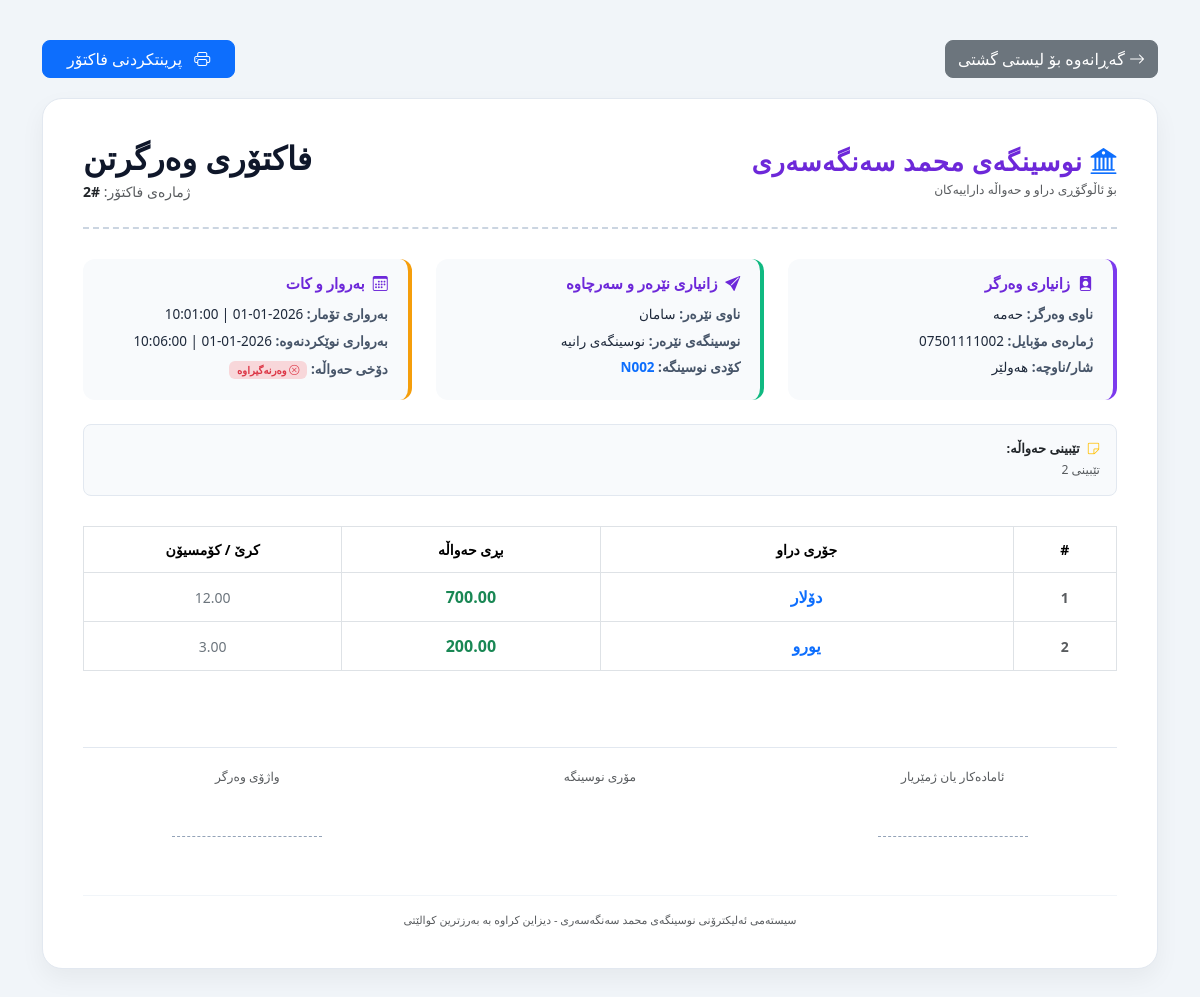
The page /invoice.php?id=2 (signed in) on the database its author committed.
### tables this page shows
CREATE TABLE `wargrtn` (
  `WargrtnID` int(11) NOT NULL,
  `NusengaID` int(11) NOT NULL,
  `NawyWergr` varchar(100) DEFAULT NULL,
  `PhoneNo` varchar(20) DEFAULT NULL,
  `NawyNerar` varchar(100) DEFAULT NULL,
  `Note` varchar(500) DEFAULT NULL,
  `BarwarA` date DEFAULT NULL,
  `TimeA` time DEFAULT NULL,
  `BarwarB` date DEFAULT NULL,
  `TimeB` time DEFAULT NULL,
  `SharID` int(11) DEFAULT NULL,
  `IsReceived` tinyint(1) NOT NULL DEFAULT 0
);

CREATE TABLE `shar` (
  `SharID` int(11) NOT NULL,
  `SharName` varchar(100) NOT NULL
);

CREATE TABLE `nusenga` (
  `NusengaID` int(11) NOT NULL,
  `Code` varchar(50) DEFAULT NULL,
  `Naw` varchar(100) NOT NULL,
  `PhoneNo` varchar(20) DEFAULT NULL,
  `Address` varchar(255) DEFAULT NULL
);

CREATE TABLE `wargrtndetails` (
  `DetailID` int(11) NOT NULL,
  `WargrtnID` int(11) NOT NULL,
  `CurrencyID` int(11) NOT NULL,
  `Amount` decimal(18,2) DEFAULT 0.00,
  `Commission` decimal(18,2) DEFAULT 0.00
);

CREATE TABLE `currency` (
  `CurrencyID` int(11) NOT NULL,
  `CurrencyName` varchar(50) NOT NULL
);

### invoice.php (the view, shortened to what this page needs)
<?php
include 'config/db.php';
$id = intval($_GET['id']);
$sql = "SELECT w.*, s.SharName, n.Naw AS NusengaName, n.Code AS NusengaCode
        FROM Wargrtn w
        LEFT JOIN Shar s ON w.SharID=s.SharID
        LEFT JOIN Nusenga n ON w.NusengaID=n.NusengaID
        WHERE w.WargrtnID = ?";
$stmt = mysqli_prepare($conn, $sql);
mysqli_stmt_bind_param($stmt, "i", $id);
mysqli_stmt_execute($stmt);
$invoice = mysqli_fetch_assoc(mysqli_stmt_get_result($stmt));
$sql_details = "SELECT wd.*, c.CurrencyName
                FROM WargrtnDetails wd
                LEFT JOIN Currency c ON wd.CurrencyID = c.CurrencyID
                WHERE wd.WargrtnID = ?";
$stmt_details = mysqli_prepare($conn, $sql_details);
mysqli_stmt_bind_param($stmt_details, "i", $id);
mysqli_stmt_execute($stmt_details);
$details = mysqli_stmt_get_result($stmt_details);
?>
<!DOCTYPE html>
<html lang="ku" dir="rtl">
<head>
    <link href="https://cdn.jsdelivr.net/npm/bootstrap@5.3.3/dist/css/bootstrap.rtl.min.css" rel="stylesheet">
    <link href="https://cdn.jsdelivr.net/npm/bootstrap-icons@1.11.3/font/bootstrap-icons.css" rel="stylesheet">
</head>
<body>
<div class="container">
    <div class="row no-print-zone">
        <div class="col-12 d-flex justify-content-between">
            <a href="wargrtn.php" class="btn btn-secondary rounded-3"><i class="bi bi-arrow-right"></i> گەڕانەوە بۆ لیستی گشتی</a>
            <button onclick="window.print();" class="btn btn-primary rounded-3 px-4"><i class="bi bi-printer me-2"></i> پرینتکردنی فاکتۆر</button>
        </div>
    </div>
    <div class="invoice-card">
        <div class="invoice-header">
            <div class="row align-items-center">
                <div class="col-md-6 text-center text-md-start mb-3 mb-md-0">
                    <div class="company-logo"><i class="bi bi-bank2 text-primary me-2"></i>نوسینگەی محمد سەنگەسەری</div>
                    <p class="text-muted small mb-0">بۆ ئاڵوگۆڕی دراو و حەواڵە داراییەکان</p>
                </div>
                <div class="col-md-6 text-center text-md-end">
                    <h1 class="invoice-title mb-1">فاکتۆری وەرگرتن</h1>
                    <div class="text-muted">ژمارەی فاکتۆر: <span class="fw-bold text-dark">#<?= $invoice['WargrtnID'] ?></span></div>
                </div>
            </div>
        </div>
        <div class="row g-4">
            <div class="col-md-4">
                <div class="info-box">
                    <h6><i class="bi bi-person-badge-fill me-1"></i> زانیاری وەرگر</h6>
                    <div class="info-item"><strong>ناوی وەرگر:</strong> <?= htmlspecialchars($invoice['NawyWergr']) ?></div>
                    <div class="info-item"><strong>ژمارەی مۆبایل:</strong> <span dir="ltr"><?= htmlspecialchars($invoice['PhoneNo'] ?: '---') ?></span></div>
                    <div class="info-item"><strong>شار/ناوچە:</strong> <?= htmlspecialchars($invoice['SharName'] ?: '---') ?></div>
                </div>
            </div>
            <div class="col-md-4">
                <div class="info-box" style="border-right-color: #10b981;">
                    <h6><i class="bi bi-send-fill me-1"></i> زانیاری نێرەر و سەرچاوە</h6>
                    <div class="info-item"><strong>ناوی نێرەر:</strong> <?= htmlspecialchars($invoice['NawyNerar'] ?: '---') ?></div>
                    <div class="info-item"><strong>نوسینگەی نێرەر:</strong> <?= htmlspecialchars($invoice['NusengaName'] ?: '---') ?></div>
                    <div class="info-item"><strong>کۆدی نوسینگە:</strong> <span class="text-primary fw-bold"><?= htmlspecialchars($invoice['NusengaCode'] ?: '---') ?></span></div>
                </div>
            </div>
            <div class="col-md-4">
                <div class="info-box" style="border-right-color: #f59e0b;">
                    <h6><i class="bi bi-calendar3 me-1"></i> بەروار و کات</h6>
                    <div class="info-item"><strong>بەرواری تۆمار:</strong> <?= htmlspecialchars($invoice['BarwarA']) ?> | <?= htmlspecialchars($invoice['TimeA']) ?></div>
                    <div class="info-item"><strong>بەرواری نوێکردنەوە:</strong> <?= htmlspecialchars($invoice['BarwarB']) ?> | <?= htmlspecialchars($invoice['TimeB']) ?></div>
                    <div class="info-item mt-2">
                        <strong>دۆخی حەواڵە:</strong>
                        <?php if($invoice['IsReceived'] == 1) { ?>
                            <span class="badge bg-success-subtle text-success p-1 px-2 rounded-2 small"><i class="bi bi-check-circle"></i> وەرگیراوە</span>
                        <?php } else { ?>
                            <span class="badge bg-danger-subtle text-danger p-1 px-2 rounded-2 small"><i class="bi bi-x-circle"></i> وەرنەگیراوە</span>
                        <?php } ?>
                    </div>
                </div>
            </div>
        </div>
        <?php if(!empty($invoice['Note'])) { ?>
            <div class="alert alert-secondary mt-4 mb-0 rounded-3" role="alert" style="background-color: #f8fafc; border-color: #e2e8f0;">
                <h6 class="fw-bold text-dark mb-1" style="font-size: 13px;"><i class="bi bi-sticky me-1 text-warning"></i> تێبینی حەواڵە:</h6>
                <p class="mb-0 text-muted small"><?= htmlspecialchars($invoice['Note']) ?></p>
            </div>
        <?php } ?>
        <div class="table-responsive table-invoice">
            <table class="table table-bordered text-center align-middle">
                <thead>
                    <tr>
                        <th style="width: 10%;">#</th>
                        <th style="width: 40%;">جۆری دراو</th>
                        <th style="width: 25%;">بڕی حەواڵە</th>
                        <th style="width: 25%;">کرێ / کۆمسیۆن</th>
                    </tr>
                </thead>
                <tbody>
                    <?php
                    $count = 1;
                    if(mysqli_num_rows($details) > 0) {
                        while($d = mysqli_fetch_assoc($details)){
                    ?>
                        <tr>
                            <td class="fw-bold text-muted"><?= $count++ ?></td>
                            <td class="fw-bold text-primary fs-6"><?= htmlspecialchars($d['CurrencyName']) ?></td>
                            <td class="fw-bold text-success fs-6"><?= number_format($d['Amount'], 2) ?></td>
                            <td class="text-secondary"><?= number_format($d['Commission'], 2) ?></td>
                        </tr>
                        <?php } ?>
                    <?php } else { ?>
                        <tr>
                            <td colspan="4" class="text-muted py-3">هیچ زانیارییەکی پارە و دراو بۆ ئەم حەواڵەیە تۆمار نەکراوە.</td>
                        </tr>
                    <?php } ?>
                </tbody>
            </table>
        </div>
        <div class="signature-section">
            <div class="row text-center">
                <div class="col-6 col-md-4">
                    <p class="text-muted small mb-1">ئامادەکار یان ژمێریار</p>
                    <div class="signature-box"></div>
                </div>
                <div class="col-6 col-md-4">
                    <p class="text-muted small mb-1">مۆری نوسینگە</p>
                    <div style="height: 50px;"></div>
                </div>
                <div class="col-12 col-md-4 mt-3 mt-md-0">
                    <p class="text-muted small mb-1">واژۆی وەرگر</p>
                    <div class="signature-box"></div>
                </div>
            </div>
        </div>
        <div class="text-center text-muted mt-5 pt-3" style="border-top: 1px solid #f1f5f9; font-size: 11px;">
            سیستەمی ئەلیکترۆنی نوسینگەی محمد سەنگەسەری - دیزاین کراوە بە بەرزترین کوالێتی
        </div>
    </div>
</div>
</body>
</html>

### invoice.php (style rules this page uses)
body { background-color: #f1f5f9; font-family: 'NRT', 'Segoe UI', Tahoma, sans-serif; color: #1e293b; font-size: 14px; padding: 40px 0; }
.invoice-card { background: #ffffff; border-radius: 20px; box-shadow: 0 10px 25px rgba(0,0,0,0.05); padding: 40px; border: 1px solid #e2e8f0; position: relative; overflow: hidden; }
.invoice-header { border-bottom: 2px dashed #cbd5e1; padding-bottom: 25px; margin-bottom: 30px; }
.company-logo { font-size: 26px; font-weight: 800; color: #6d28d9; letter-spacing: 0.5px; }
.invoice-title { font-size: 32px; font-weight: 900; color: #0f172a; text-transform: uppercase; }
.info-box { background: #f8fafc; border-radius: 12px; padding: 15px 20px; border-right: 4px solid #7c3aed; height: 100%; }
.info-box h6 { color: #6d28d9; font-weight: 700; margin-bottom: 12px; font-size: 15px; }
.info-item { margin-bottom: 6px; font-size: 13.5px; }
.info-item strong { color: #475569; }
.table-invoice { margin-top: 30px; }
.table-invoice thead { background-color: #7c3aed; color: white; }
.table-invoice th { font-weight: 700; padding: 12px; font-size: 14px; }
.table-invoice td { padding: 12px; vertical-align: middle; font-size: 14px; }
.signature-section { margin-top: 60px; border-top: 1px solid #e2e8f0; padding-top: 20px; }
.signature-box { border-bottom: 1px dashed #94a3b8; width: 150px; margin: 10px auto; height: 40px; }
.no-print-zone { margin-bottom: 20px; }

### rows shown on the page
wargrtn: WargrtnID "2", NawyWergr "حەمە", PhoneNo "07501111002", SharID.SharName "هەولێر", NawyNerar "سامان", NusengaID.Naw "نوسینگەی رانیە", NusengaID.Code "N002", TimeA "10:01:00", TimeB "10:06:00", Note "تێبینی 2"
wargrtndetails: CurrencyID.CurrencyName "دۆلار", Amount "700.00", Commission "12.00"
wargrtndetails: CurrencyID.CurrencyName "یورو", Amount "200.00", Commission "3.00"
